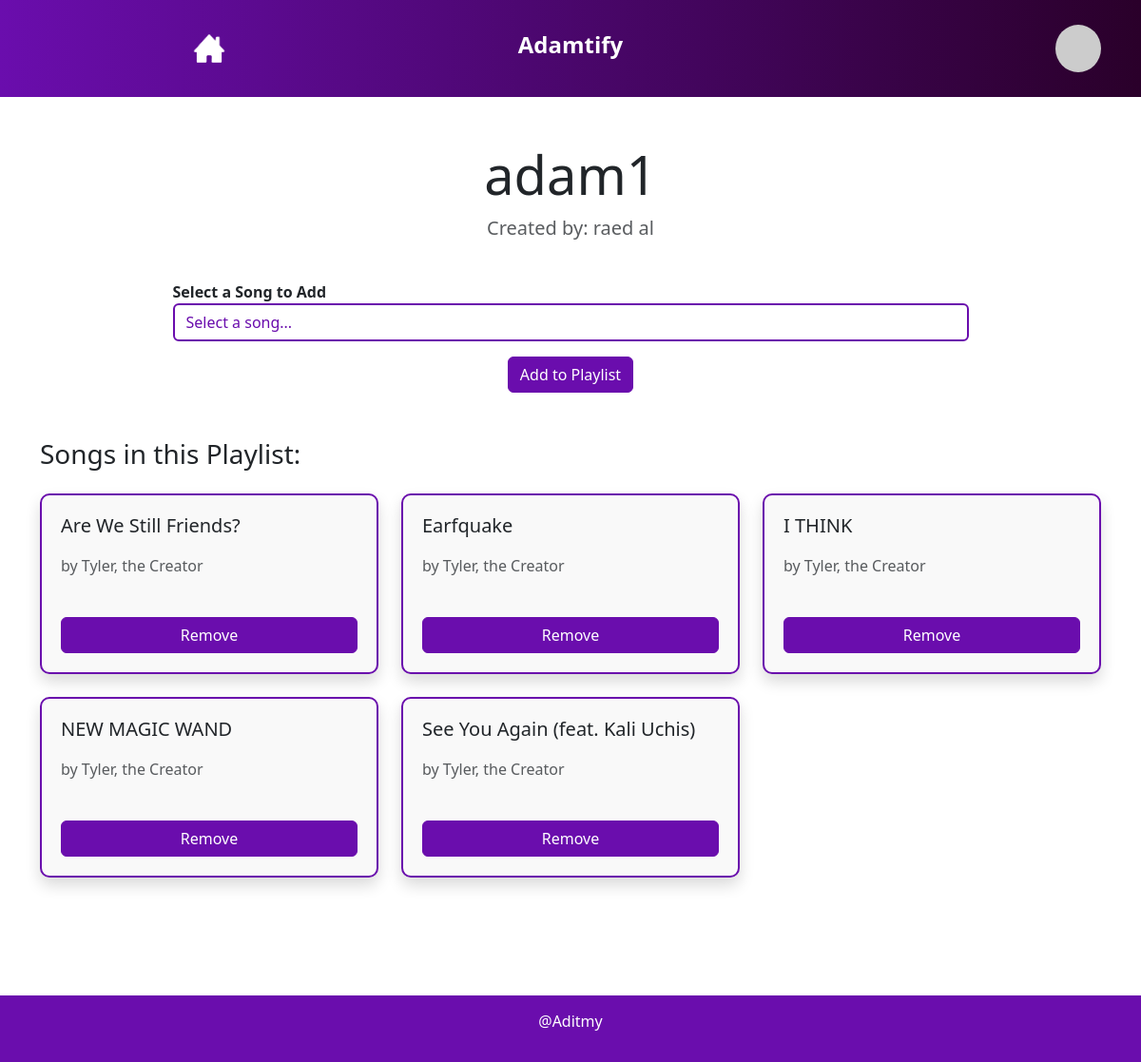
The app's page /view_playlist/5 (signed in) with its own data.
### app/models.py (models this page shows)
class Playlist(db.Model):
    playlist_id = db.Column(db.Integer, primary_key=True)
    name = db.Column(db.String(200), nullable=False)
    user_id = db.Column(
        db.Integer, db.ForeignKey('user.user_id'), nullable=False
    )
    songs = db.relationship(
        'PlaylistSong', back_populates='playlist',
        lazy='select', cascade='all, delete-orphan'
    )

class User(db.Model):
    user_id = db.Column(db.Integer, primary_key=True)
    firstname = db.Column(db.String(100), index=True, nullable=False)
    lastname = db.Column(db.String(100), index=True, nullable=False)
    username = db.Column(
        db.String(100), index=True, unique=True, nullable=False
    )
    email = db.Column(db.String(120), unique=True, nullable=False)
    password_hash = db.Column(db.String(200), nullable=False)
    user_artists = db.relationship(
        'UserArtist', backref='user', cascade='all, delete-orphan'
    )
    user_genres = db.relationship(
        'UserGenre', backref='user', cascade='all, delete-orphan'
    )
    playlists = db.relationship(
        'Playlist', backref='user', cascade='all, delete-orphan'
    )
    chats = db.relationship(
        'Chat', backref='user', cascade='all, delete-orphan'
    )

class Song(db.Model):
    song_id = db.Column(db.String(150), primary_key=True)
    title = db.Column(db.String(200), nullable=False)
    duration = db.Column(db.Integer)
    genre = db.Column(db.String(80))
    artist_ids = db.Column(db.Text)
    playlists = db.relationship(
        'PlaylistSong', back_populates='song', lazy='select'
    )
    artists = db.relationship(
        'SongArtist', back_populates='song', lazy='select'
    )

class Artist(db.Model):
    artist_id = db.Column(db.String(80), primary_key=True)
    artist_name = db.Column(
        db.String(100), index=True, unique=True, nullable=False
    )
    listeners = db.Column(db.Integer, nullable=False, default=0)
    songs = db.relationship(
        'SongArtist', back_populates='artist', lazy='select'
    )
    preferred_by_users = db.relationship(
        'UserArtist', backref='artist', lazy='dynamic'
    )

### app/views.py (the view, shortened to what this page needs)
@app.route('/view_playlist/<int:playlist_id>', methods=['GET', 'POST'])
def view_playlist(playlist_id):
    if 'user_id' not in session:
        return redirect(url_for('login'))
    playlist = Playlist.query.get_or_404(playlist_id)
    if playlist.user_id != session['user_id']:
        return jsonify({'success': False, 'message': 'You are not the owner of this playlist'}), 403
    songs = Song.query.join(PlaylistSong).filter(PlaylistSong.playlist_id == playlist_id).all()
    available_songs = Song.query.filter(~Song.song_id.in_([song.song_id for song in songs])).all()
    return render_template('view_playlist.html', playlist=playlist, songs=songs, available_songs=available_songs)

### app/views.py (called while the page is built)
def get_user_by_id(user_id):
    return User.query.filter_by(user_id=user_id).first()

@app.before_request
def before_request():
    session.permanent = False  # Make the session temporary
    user_id = session.get('user_id')
    if user_id:
        g.user = get_user_by_id(user_id)
    else:
        g.user = None

### app/templates/view_playlist.html (shortened to what this page needs)
{% extends "base.html" %}
{% block content %}
<div class="container mt-5">
    <div class="row mb-4">
        <div class="col-12 text-center">
            <h2 class="display-4 text-dark">{{ playlist.name }}</h2>
            <p class="lead text-muted">Created by: {{ playlist.user.firstname }} {{ playlist.user.lastname }}</p>
        </div>
    </div>
    <div class="row mb-5">
        <div class="col-12">
            <form action="{{ url_for('view_playlist', playlist_id=playlist.playlist_id) }}" method="POST" class="d-flex flex-column align-items-center">
                <div class="form-group w-75">
                    <label for="songSelect" class="text-dark">Select a Song to Add</label>
                    <select class="form-control" id="songSelect" name="song_id" style="border: 2px solid #6a0dad; color: #6a0dad;">
                        <option value="">Select a song...</option>
                    </select>
                </div>
                <button type="submit" class="btn btn-primary mt-3" style="background-color: #6a0dad; border-color: #6a0dad;">Add to Playlist</button>
            </form>
        </div>
    </div>
    <h3 class="text-dark mb-4">Songs in this Playlist:</h3>
    <div class="row">
        {% for song in songs %}
            <div class="col-12 col-sm-6 col-md-4 mb-4">
                <div class="card h-100 shadow" style="border: 2px solid #6a0dad;">
                    <div class="card-body d-flex flex-column justify-content-between">
                        <h5 class="card-title text-dark">{{ song.title }}</h5>
                        <p class="card-text text-muted">by {{ song.artists[0].artist.artist_name }}</p>
                        <button type="button" class="btn remove-song-btn mt-3"
                                data-song-id="{{ song.song_id }}"
                                data-playlist-id="{{ playlist.playlist_id }}"
                                style="background-color: #6a0dad; color: white; border-color: #6a0dad;">
                            Remove
                        </button>
                    </div>
                </div>
            </div>
        {% else %}
            <div class="col-12">
                <div class="alert alert-info text-center">
                    No songs in this playlist yet.
                </div>
            </div>
        {% endfor %}
    </div>
</div>
{% endblock %}

### app/static/style/base.css (style rules this page uses)
.card { border: 2px solid #6a0dad; border-radius: 10px; background-color: #f9f9f9; box-shadow: 0px 4px 8px rgba(0, 0, 0, 0.1); margin-bottom: 20px; }
.card-body { padding: 20px; }
.form-group label { font-weight: bold; color: #333; }
input, select { border: 1px solid #ccc; border-radius: 4px; padding: 10px; width: 100%; }
.container { padding-bottom: 80px; }

### records on screen
Playlist: name "adam1"
User: user.firstname "raed", user.lastname "al"
Song: title "Are We Still Friends?", artist_name "Tyler, the Creator"
Song: title "Earfquake", artist_name "Tyler, the Creator"
Song: title "I THINK", artist_name "Tyler, the Creator"
Song: title "NEW MAGIC WAND", artist_name "Tyler, the Creator"
Song: title "See You Again (feat. Kali Uchis)", artist_name "Tyler, the Creator"
